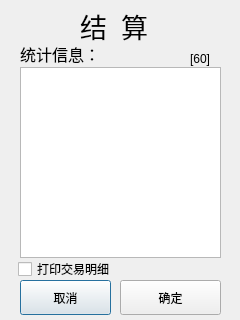
<?xml version="1.0" encoding="UTF-8"?>
<ui version="4.0">
 <class>Pro_Settle</class>
 <widget class="QDialog" name="Pro_Settle">
  <property name="geometry">
   <rect>
    <x>0</x>
    <y>0</y>
    <width>240</width>
    <height>320</height>
   </rect>
  </property>
  <property name="windowTitle">
   <string>Dialog</string>
  </property>
  <widget class="QLabel" name="labelHint">
   <property name="geometry">
    <rect>
     <x>20</x>
     <y>44</y>
     <width>81</width>
     <height>20</height>
    </rect>
   </property>
   <property name="font">
    <font>
     <family>AR PL UKai CN</family>
     <pointsize>12</pointsize>
    </font>
   </property>
   <property name="text">
    <string>统计信息：</string>
   </property>
  </widget>
  <widget class="QTextEdit" name="line_Static">
   <property name="geometry">
    <rect>
     <x>20</x>
     <y>67</y>
     <width>201</width>
     <height>191</height>
    </rect>
   </property>
   <property name="font">
    <font>
     <family>AR PL UKai CN</family>
     <pointsize>14</pointsize>
    </font>
   </property>
   <property name="readOnly">
    <bool>true</bool>
   </property>
  </widget>
  <widget class="QLabel" name="label_2">
   <property name="geometry">
    <rect>
     <x>80</x>
     <y>10</y>
     <width>91</width>
     <height>31</height>
    </rect>
   </property>
   <property name="font">
    <font>
     <family>AR PL UKai CN</family>
     <pointsize>20</pointsize>
    </font>
   </property>
   <property name="text">
    <string>结  算</string>
   </property>
  </widget>
  <widget class="QCheckBox" name="checkBox">
   <property name="geometry">
    <rect>
     <x>18</x>
     <y>258</y>
     <width>111</width>
     <height>22</height>
    </rect>
   </property>
   <property name="text">
    <string>打印交易明细</string>
   </property>
  </widget>
  <widget class="QPushButton" name="pushButton">
   <property name="geometry">
    <rect>
     <x>20</x>
     <y>280</y>
     <width>91</width>
     <height>35</height>
    </rect>
   </property>
   <property name="text">
    <string>取消</string>
   </property>
  </widget>
  <widget class="QPushButton" name="pushButton_2">
   <property name="geometry">
    <rect>
     <x>120</x>
     <y>280</y>
     <width>101</width>
     <height>35</height>
    </rect>
   </property>
   <property name="text">
    <string>确定</string>
   </property>
  </widget>
  <widget class="QLabel" name="label_times">
   <property name="geometry">
    <rect>
     <x>190</x>
     <y>50</y>
     <width>31</width>
     <height>17</height>
    </rect>
   </property>
   <property name="text">
    <string>[60]</string>
   </property>
  </widget>
 </widget>
 <resources/>
 <connections/>
</ui>
